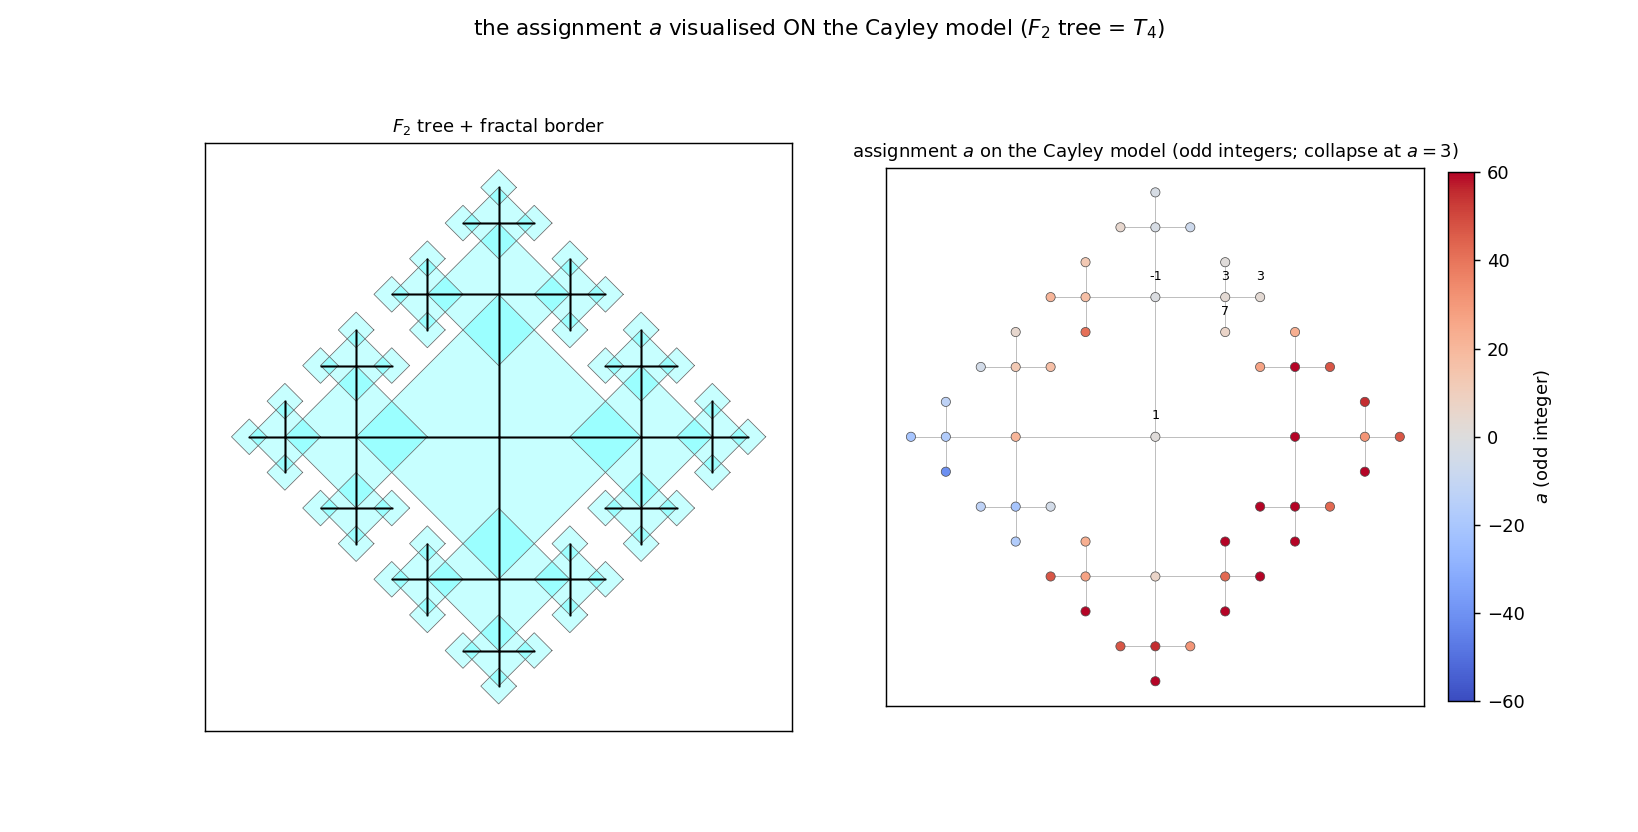

This chart was generated by the following Python code:
#!/usr/bin/env python3
"""
032 — Visualize the assignment a (= odd integers) ON the Cayley model.

The Cayley tree 4-border (= the F2 4-regular tree, embedded with halving
squares and a fractal border) is combinatorially the SAME 4-regular tree T_4
as the {inf,4} tiling.  The assignment a = -x/y takes odd-integer values on the
T_4 vertices (g.eps_4), so those values transfer verbatim to the Cayley tree's
nodes (square centres):  root a=1, four children a = -1, 3, 7, 3 (two of them
collapse to the same a=3), etc.

Left  : the Cayley tree + fractal border (TikZ reproduction).
Right : the same tree, each node coloured by its a-value (odd integer), with the
        collapse (two branches sharing a=3) visible as repeated colours.

STATUS: the a-values are the PROVED odd integers of 029; the Cayley embedding is
the TikZ construction (030).  The branch->a-value convention (which Cayley
branch carries which odd integer) is a fixed F2-generator convention.
"""

import numpy as np
import matplotlib
matplotlib.use("Agg")
import matplotlib.pyplot as plt
from math import sqrt, sin, cos, radians

SQ2 = sqrt(2.0)
NUMSTEPS = 4


# ---- Cayley tree (TikZ) ----
def build_cayley(numsteps):
    squares = {}
    edges = []          # (parent_center, child_center)
    order = []          # BFS-ordered list of (cx, cy)

    def branch(cx, cy, angle, step, squares, edges, parent):
        step -= 1
        if step < 0:
            return
        R = 2.0 ** step
        key = (round(cx, 9), round(cy, 9), round(R, 9))
        if key not in squares:
            squares[key] = (cx, cy, R)
            order.append((cx, cy))
        if parent is not None:
            edges.append((parent, (cx, cy)))
        a = radians(angle)
        nx = cx + R * (-sin(a))
        ny = cy + R * (cos(a))
        for da in (-90, 0, 90):
            branch(nx, ny, angle + da, step, squares, edges, (cx, cy))

    for angle in (0, 90, 180, -90):
        branch(0.0, 0.0, angle, numsteps, squares, edges, None)
    return squares, edges, order


# ---- T_4 tree (C_2*C_4), BFS a-values ----
def matmul(A, B):
    return A @ B


def mpow(M, n):
    R = np.eye(2, dtype=complex)
    for _ in range(n):
        R = R @ M
    return R


def apply(M, z):
    A, B, C, D = M[0, 0], M[0, 1], M[1, 0], M[1, 1]
    return (A * z + B) / (C * z + D)


J = np.array([[0, -1], [1, 0]], dtype=complex)
T = np.array([[1, SQ2], [0, 1]], dtype=complex)
U = J @ T
EPS4 = (-1 + 1j) / SQ2


def bfs_t4_a_values(depth):
    """BFS T_4, return list of a-values in BFS order (root first, then 4
    children r=0..3, then grandchildren)."""
    seen = {EPS4}
    vals = [-EPS4.real / EPS4.imag]     # root a = 1
    frontier = [np.eye(2, dtype=complex)]
    for _ in range(depth):
        nxt = []
        for g in frontier:
            for r in range(4):
                g2 = g @ mpow(U, r) @ J
                z2 = apply(g2, EPS4)
                k = complex(round(z2.real, 9), round(z2.imag, 9))
                if k not in seen:
                    seen.add(k)
                    vals.append(-z2.real / z2.imag)
                    nxt.append(g2)
        frontier = nxt
    return vals


def main():
    squares, edges, order = build_cayley(NUMSTEPS)
    avals = bfs_t4_a_values(NUMSTEPS - 1)   # Cayley has NUMSTEPS-1 levels
    print("Cayley nodes:", len(order), " a-values:", len(avals))
    # align: Cayley node i <-> a-value i (both BFS order).  May pad/truncate.
    n = min(len(order), len(avals))
    node_a = {order[i]: avals[i] for i in range(n)}

    fig, (ax1, ax2) = plt.subplots(1, 2, figsize=(12.6, 6.4))

    # left: tree + border
    for (cx, cy, R) in squares.values():
        pts = np.array([(cx + R, cy), (cx, cy + R), (cx - R, cy), (cx, cy - R)])
        ax1.fill(pts[:, 0], pts[:, 1], color="cyan", alpha=0.22, lw=0)
        ax1.plot(np.append(pts[:, 0], pts[0, 0]), np.append(pts[:, 1], pts[0, 1]),
                 color="0.4", lw=0.4)
    for (p, q) in edges:
        ax1.plot([p[0], q[0]], [p[1], q[1]], color="k", lw=0.8)
    ax1.set_aspect("equal"); ax1.set_xticks([]); ax1.set_yticks([])
    ax1.set_title(r"$F_2$ tree + fractal border", fontsize=10)

    # right: a-value on the Cayley nodes
    for (p, q) in edges:
        ax2.plot([p[0], q[0]], [p[1], q[1]], color="0.75", lw=0.5, zorder=1)
    xs = []; ys = []; cs = []
    for (cx, cy) in order:
        if (cx, cy) in node_a:
            xs.append(cx); ys.append(cy); cs.append(node_a[(cx, cy)])
    xs = np.array(xs); ys = np.array(ys); cs = np.array(cs)
    vmax = 60.0
    sc = ax2.scatter(xs, ys, c=np.clip(cs, -vmax, vmax), cmap="coolwarm",
                     vmin=-vmax, vmax=vmax, s=26, zorder=3,
                     edgecolors="0.3", linewidths=0.4)
    for i in range(min(5, len(xs))):
        ax2.text(xs[i], ys[i] + 1.0, f"{int(round(cs[i]))}", fontsize=7,
                 ha="center", color="k")
    ax2.set_aspect("equal"); ax2.set_xticks([]); ax2.set_yticks([])
    ax2.set_title(r"assignment $a$ on the Cayley model (odd integers; "
                  r"collapse at $a=3$)", fontsize=10)
    cb = fig.colorbar(sc, ax=ax2, fraction=0.045, pad=0.04)
    cb.set_label(r"$a$ (odd integer)")

    fig.suptitle(r"the assignment $a$ visualised ON the Cayley model "
                 r"($F_2$ tree = $T_4$)", fontsize=12)
    fig.subplots_adjust(top=0.84, wspace=0.16)
    out = "/Users/mingli/AEG/aeg-paper/notes/general/032-a-on-cayley-model.png"
    fig.savefig(out, dpi=130)
    print("saved:", out)
    print("root a=1; four children a =", [int(round(avals[i])) for i in range(1, 5)])


if __name__ == "__main__":
    main()
